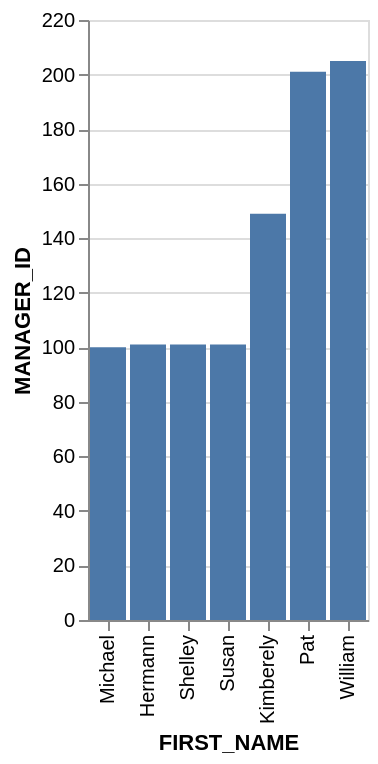

Describe this chart as a Vega-Lite specification.
### Vega-Lite specification from a JSON file in a GitHub repository (floating-point values rounded to 4 significant figures)
{"data": {"values": [{"x_data": "Michael", "y_data": 100}, {"x_data": "Hermann", "y_data": 101}, {"x_data": "Shelley", "y_data": 101}, {"x_data": "Susan", "y_data": 101}, {"x_data": "Kimberely", "y_data": 149}, {"x_data": "Pat", "y_data": 201}, {"x_data": "William", "y_data": 205}]}, "mark": "bar", "encoding": {"x": {"field": "x_data", "type": "nominal", "title": "FIRST_NAME", "sort": {"op": "sum", "field": "y_data", "order": "ascending"}}, "y": {"field": "y_data", "type": "quantitative", "title": "MANAGER_ID"}}}
